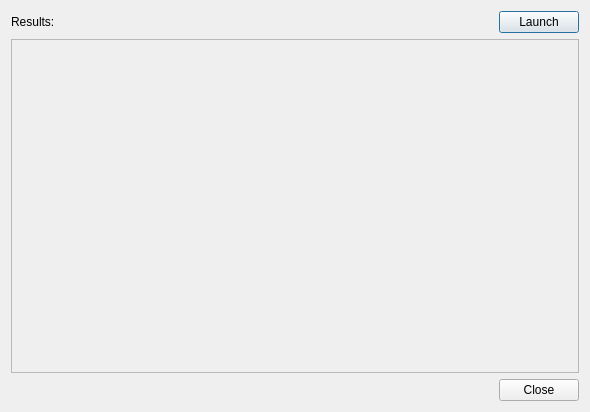
<?xml version="1.0" encoding="UTF-8"?>
<ui version="4.0">
 <class>PPIDForm</class>
 <widget class="QDialog" name="PPIDForm">
  <property name="geometry">
   <rect>
    <x>0</x>
    <y>0</y>
    <width>590</width>
    <height>412</height>
   </rect>
  </property>
  <property name="windowTitle">
   <string>Dialog</string>
  </property>
  <layout class="QVBoxLayout" name="verticalLayout">
   <item>
    <layout class="QHBoxLayout" name="horizontalLayout">
     <item>
      <widget class="QLabel" name="label">
       <property name="sizePolicy">
        <sizepolicy hsizetype="Preferred" vsizetype="Preferred">
         <horstretch>1</horstretch>
         <verstretch>0</verstretch>
        </sizepolicy>
       </property>
       <property name="text">
        <string>Results:</string>
       </property>
      </widget>
     </item>
     <item>
      <widget class="QPushButton" name="launchBtn">
       <property name="text">
        <string>Launch</string>
       </property>
      </widget>
     </item>
    </layout>
   </item>
   <item>
    <widget class="QScrollArea" name="scrollArea">
     <property name="widgetResizable">
      <bool>true</bool>
     </property>
     <widget class="QWidget" name="scrollAreaWidgetContents">
      <property name="geometry">
       <rect>
        <x>0</x>
        <y>0</y>
        <width>570</width>
        <height>324</height>
       </rect>
      </property>
     </widget>
    </widget>
   </item>
   <item>
    <widget class="QDialogButtonBox" name="buttonBox">
     <property name="orientation">
      <enum>Qt::Horizontal</enum>
     </property>
     <property name="standardButtons">
      <set>QDialogButtonBox::Close</set>
     </property>
    </widget>
   </item>
  </layout>
 </widget>
 <resources/>
 <connections>
  <connection>
   <sender>buttonBox</sender>
   <signal>accepted()</signal>
   <receiver>PPIDForm</receiver>
   <slot>accept()</slot>
   <hints>
    <hint type="sourcelabel">
     <x>248</x>
     <y>254</y>
    </hint>
    <hint type="destinationlabel">
     <x>157</x>
     <y>274</y>
    </hint>
   </hints>
  </connection>
  <connection>
   <sender>buttonBox</sender>
   <signal>rejected()</signal>
   <receiver>PPIDForm</receiver>
   <slot>reject()</slot>
   <hints>
    <hint type="sourcelabel">
     <x>316</x>
     <y>260</y>
    </hint>
    <hint type="destinationlabel">
     <x>286</x>
     <y>274</y>
    </hint>
   </hints>
  </connection>
 </connections>
</ui>
